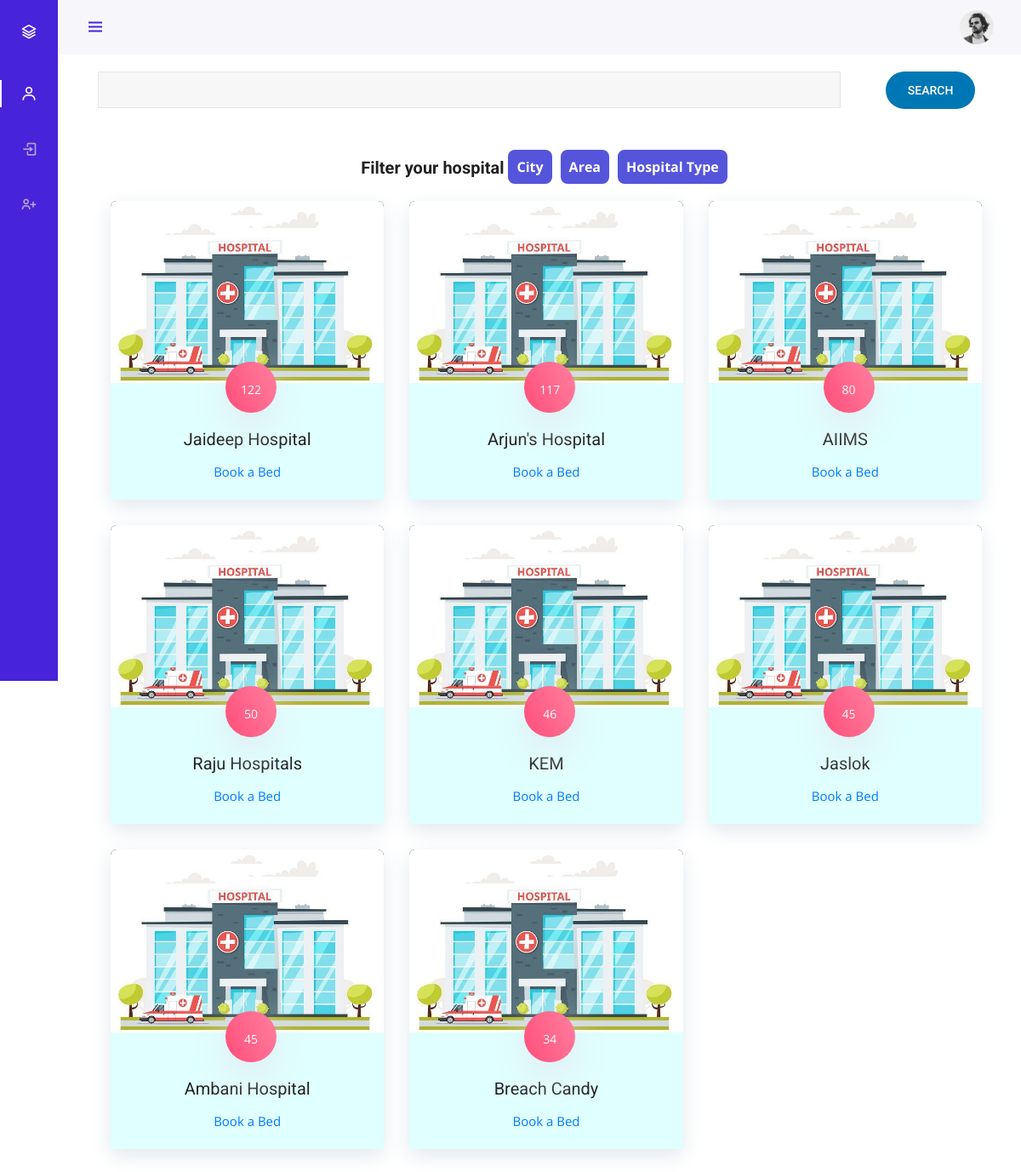
Screenshot of /all with the database file from the repository.
### blog/models.py (models this page shows, shortened)
class Post(models.Model):
    name = models.CharField(max_length = 100)
    content = models.TextField()
    type = models.CharField(max_length = 100, default="Dedicated covid hospital")
    proof = models.ImageField(default='default.jpg',upload_to='hosp_proofs')
    author = models.ForeignKey(User, on_delete=models.CASCADE)
    city = models.CharField(max_length=10, default="Mumbai")
    address = models.TextField(default="Maharashtra")
    area =models.CharField(max_length=10, default="Andheri")
    covid_cap=models.IntegerField(default=0)
    norm_cap = models.IntegerField(default=0)
    img1 = models.ImageField(default='default.jpg',upload_to='hosp_imgs')
    img2 = models.ImageField(default='default.jpg',upload_to='hosp_imgs')
    img3 = models.ImageField(default='default.jpg',upload_to='hosp_imgs')

### blog/views.py (the view)
# urls.py: 2. Add a URL to urlpatterns:  path('', views.home, name='home')
def home(request):
    posts = Post.objects.all().order_by("-covid_cap")
    if request.method== 'POST':
        form = Search(request.POST)
        if form.is_valid():
            cats = form.cleaned_data.get('search')
            return redirect("home-search", cats)
    form = Search()
    paginator = Paginator(posts, 8)
    page = request.GET.get('page')
    try:
        post_list = paginator.page(page)
    except PageNotAnInteger:
        post_list = paginator.page(1)
    except EmptyPage:
        post_list = paginator.page(paginator.num_pages)
    context={
        'page': page,
        'post_list': post_list,
        'search_form': form,
    }
    return render(request, 'blog/home.html', context)

### blog/forms.py
class Search(forms.ModelForm):
    search=forms.CharField()
    class Meta:
        model= Post
        fields = ["search"]

### blog/templates/blog/home.html (shortened to what this page needs)
{% extends "blog/navbase.html" %} {% load crispy_forms_tags %}
{% block content %}
<div
  class="col-md-12"
  style="display: grid; grid-template-columns: auto auto"
  class="container"
>
<div class="row">
  {% for post in post_list %}
  <div class="col-lg-4 col-md-6 col-xs-12">
    <div class="blog-item">
      <div class="blog-image">
        <a href="{% url 'post-detail' post.id %}">
          <img class="img-fluid" src="../../../media/default2.jpg" alt="" />
        </a>
      </div>
      <div class="descr">
        <div class="icon">
          <p class="bed_count">{{ post.covid_cap }}</p>
        </div>
        <h3 class="title">
          <a href="{% url 'post-detail' post.id %}"> {{ post.name }} </a>
        </h3>
        <a href="{% url 'post-detail' post.id %}" class="main-button">Book a Bed</a>
      </div>
    </div>
  </div>
  {% endfor %}
</div>
{% endblock content %}

### blog/static/blog/css/nav.css (style rules this page uses)
:root { --header-height: 3rem; --nav-width: 68px; --first-color: #4723D9; --first-color-light: #AFA5D9; --white-color: #F7F6FB; --body-font: 'Nunito', sans-serif; --normal-font-size: 1rem; --z-fixed: 100; }
*,::before,::after { box-sizing: border-box; }
html { height: 100vh !important; }
body { position: relative; margin: var(--header-height) 0 0 0; padding: 0 1rem; font-family: var(--body-font); font-size: var(--normal-font-size); transition: .5s; }
a { text-decoration: none; }
@media screen and (min-width: 768px) { body { margin: calc(var(--header-height) + 1rem) 0 0 0; padding-left: calc(var(--nav-width) + 2rem); } }

### blog/static/blog/main.css (style rules this page uses)
html { overflow-x: hidden; }
body { background: #fff; font-size: 15px; font-weight: 400; font-family: 'Open Sans', sans-serif; -webkit-box-sizing: border-box; -moz-box-sizing: border-box; box-sizing: border-box; -webkit-font-smoothing: subpixel-antialiased; color: #212121; line-height: 25px; -webkit-backface-visibility: hidden; backface-visibility: hidden; overflow-x: hidden; }
h1, h2, h3, h4, h5 { font-size: 36px; font-weight: 700; font-family: 'Roboto', sans-serif; }
a { -webkit-transition: all 0.2s linear; -moz-transition: all 0.2s linear; -o-transition: all 0.2s linear; transition: all 0.2s linear; }
p { font-weight: 400; font-family: 'Open Sans', sans-serif; margin: 0px; font-size: 14px; }
.blog-item { background-color: #fff; border-radius: 7px; margin-bottom: 30px; text-align: center; box-shadow: 0 8px 24px #E2E8ED; -webkit-transition: all 300ms ease-in-out; -moz-transition: all 300ms ease-in-out; transition: all 300ms ease-in-out; }
.blog-item .blog-image { width: 100%; max-width: 370px; position: relative; overflow: hidden; }
.blog-item .blog-image img { background: #000; border-top-left-radius: 7px; border-top-right-radius: 7px; -webkit-transform: scale(1); -moz-transform: scale(1); -ms-transform: scale(1); -o-transform: scale(1); transform: scale(1); -webkit-transition: all 300ms ease-in-out; -moz-transition: all 300ms ease-in-out; transition: all 300ms ease-in-out; }
.blog-item .icon { position: absolute; top: -25px; left: 42%; background-image: linear-gradient(65deg, #FF4D79 0, #FF809F 100%); color: #ffffff; display: block; font-size: 26px; box-shadow: 0 16px 48px #E2E8ED; width: 60px; height: 60px; line-height: 65px; border-radius: 30px; }
.blog-item .descr { padding: 50px 25px 20px; color: #212121; position: relative; background: lightcyan ; }
.blog-item .descr h3 { line-height: 22px; margin-bottom: 15px; }
.blog-item .descr h3 a { font-weight: 400; text-align: center; font-size: 20px; color: #212121; -webkit-transition: all 300ms ease-in-out; -moz-transition: all 300ms ease-in-out; transition: all 300ms ease-in-out; }

### rows the page displays
Post: covid_cap "122", name "Jaideep Hospital"
Post: covid_cap "117", name "Arjun's Hospital"
Post: covid_cap "80", name "AIIMS"
Post: covid_cap "50", name "Raju Hospitals"
Post: covid_cap "46", name "KEM"
Post: covid_cap "45", name "Jaslok"
Post: covid_cap "45", name "Ambani Hospital"
Post: covid_cap "34", name "Breach Candy"
